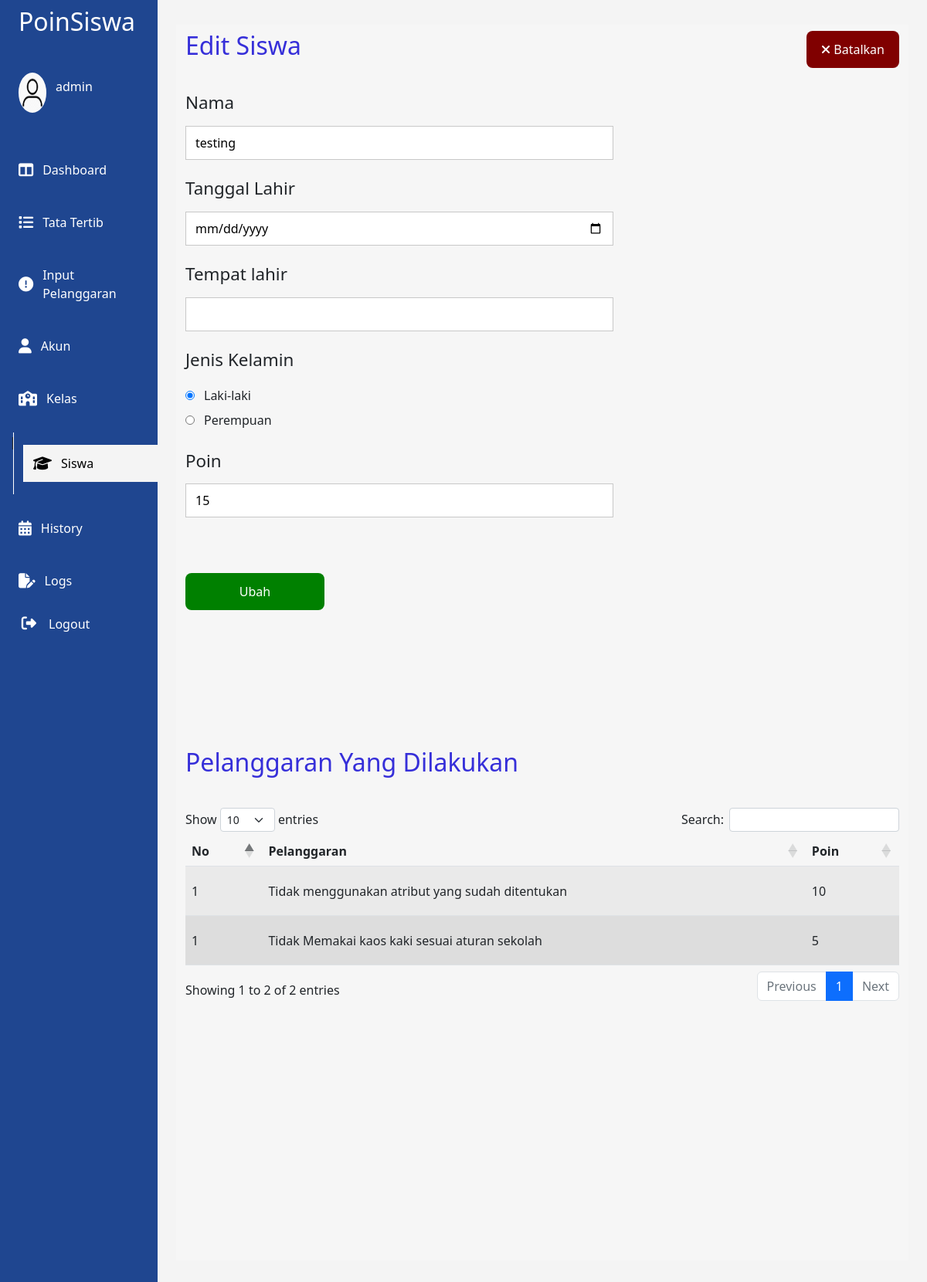
The app's page /view/editsiswa.php?c_siswa=14148&c_kelas=3399 (signed in) with its own data.
### tables this page shows
CREATE TABLE `siswa` (
  `c_kelas` int(10) NOT NULL,
  `nisn` int(10) UNSIGNED ZEROFILL NOT NULL,
  `nama` varchar(255) NOT NULL,
  `poin` int(255) NOT NULL,
  `alamat_lahir` varchar(255) NOT NULL,
  `tanggal_lahir` date NOT NULL,
  `jenis_kelamin` varchar(255) NOT NULL,
  `c_siswa` int(10) NOT NULL,
  `nama_kelas` varchar(255) NOT NULL,
  `pelanggaran` int(10) NOT NULL
);

CREATE TABLE `history` (
  `namasiswa` varchar(255) NOT NULL,
  `bentuk_pelanggaran` varchar(255) NOT NULL,
  `poin` int(255) NOT NULL,
  `tanggal` date NOT NULL,
  `id_history` int(10) NOT NULL,
  `c_siswa` int(10) NOT NULL
);

### function/readdatasiswa.php (called while the page is built, shortened)
<?php
$c_siswa = $_GET['c_siswa'];
$sql = "SELECT * FROM siswa WHERE c_siswa='$c_siswa'";
$result = mysqli_query($conn, $sql);
$sqlhistory = "SELECT * FROM history WHERE c_siswa='$c_siswa'";
$result2 = mysqli_query($conn, $sqlhistory);
?>

### view/editsiswa.php (the view, shortened to what this page needs)
<?php
require "../function/config.php";
require '../function/readdatasiswa.php';
$c_siswa = $_GET['c_siswa'];
$c_kelas = $_GET['c_kelas'];
?>
<html lang="en">
<head>
    <link rel="stylesheet" href="../css/sidebar.css">
    <link rel="stylesheet" href="../css/editsiswa.css">
    <link rel="stylesheet" href="../css/responsive.css">
    <link rel="stylesheet" href="https://cdnjs.cloudflare.com/ajax/libs/twitter-bootstrap/5.2.0/css/bootstrap.min.css">
    <link rel="stylesheet" href="https://cdnjs.cloudflare.com/ajax/libs/font-awesome/6.2.1/css/all.min.css">
    <link rel="stylesheet" href="https://cdn.datatables.net/1.13.1/css/dataTables.bootstrap5.min.css">
</head>
<body>
     <nav>
     <div class="logo">
            <div class="text-logo">
                <h2>PoinSiswa</h2>
            </div>
        </div>
        <div class="logout-container">
        </div>
    </nav>
    <main>
        <div class="sidebar" id='sidebar'>
            <ul>
                <li>
                    <div class="account">
                        <div class="imgcontainer">
                            <img src="../asset/guest1.png" alt="">
                        </div>
                        <p> <?php
                                 echo $_SESSION["nama_akun"];
                                ?></p>
                    </div>
                </li>
                <li>
                    <a href="dashboard.php" class="item-sidebar">
                        <i class="fa-solid fa-table-columns"></i>
                        Dashboard
                    </a>
                </li>
                <li>
                    <a href="tatatertib.php" class='item-sidebar '>
                        <i class="fa-solid fa-list"></i>
                        Tata Tertib
                    </a>
                </li>
                <li>
                    <a href="pelanggaran.php" class="item-sidebar">
                        <i class="fa-solid fa-circle-exclamation"></i>
                        Input Pelanggaran
                    </a>
                </li>
                <?php
                if($_SESSION["nama_akun"] == "admin" || $_SESSION["nama_akun"] == "skylakke"){
                    echo " <li>
                    <a href='guru.php' class='item-sidebar'>
                        <i class='fa-solid fa-user'></i>
                        Akun
                    </a>
                </li>";
                }
                ?>
                <li>
                    <a href="kelas.php" class="item-sidebar ">
                        <i class="fa-solid fa-school"></i>
                        Kelas
                    </a>
                </li>
                <li>
                    <span class='line-child'>|</span>
                    <a href="siswa.php" class="item-sidebar sidebar-active class-child">
                        <i class="fa-solid fa-graduation-cap"></i>
                        Siswa
                    </a>
                </li>
                <li>
                    <a href="history.php" class="item-sidebar">
                        <i class="fa-solid fa-calendar-days"></i>
                        History
                    </a>
                </li>
                <?php
                if($_SESSION["nama_akun"] == "admin" || $_SESSION["nama_akun"] == "skylakke"){
                    echo " <li>
                    <a href='logs.php' class='item-sidebar '>
                        <i class='fa-solid fa-file-pen'></i>
                        Logs
                    </a>
                </li>";
                }
                ?>
                <li>
                    <a href="../function/logout.php" class='func-logout'>
                        <button class='btn-logout'>
                            <i class="fa-solid fa-right-from-bracket"></i>
                            Logout
                        </button>
                    </a>
                </li>
            </ul>
        </div>
        <div class="main-content">
            <div class="box-container">
                <div class="button-container">
                   <h2>Edit Siswa</h2>
                   <a href="lihatsiswa.php?c_kelas=<?php echo $c_kelas ?>&c_siswa=<?php echo $c_siswa ?>">
                    <button class='button-exit'>
                        <i class="fa-solid fa-xmark"></i>
                        Batalkan
                    </button>
                   </a>
                </div>
                <div class="top-wrapper">
                    <div class="info-wrapper">
                        <?php while ($d = mysqli_fetch_assoc($result)) { ?>
                        <form action="../function/editsiswafunc.php?c_kelas=<?=$c_kelas?>&c_siswa=<?=$c_siswa?>" method="post">
                            <ul>
                                <li>
                                    <h2>Nama</h2>
                                    <input type="text" name="input_nama" id="" value='<?php echo $d['nama']  ?>'>
                                </li>
                                <li>
                                    <h2>Tanggal Lahir</h2>
                                    <input type="date" name="input_date" id=""  value='<?php echo $d['tanggal_lahir']  ?>'>
                                </li>
                                <li>
                                    <h2>Tempat lahir</h2>
                                    <input type="text" name="input_tempat" id=""  value='<?php echo $d['alamat_lahir']  ?>'>
                                </li>
                                <li class='input-radio'>
                                    <h2>Jenis Kelamin</h2>
                                    <div class="radio">
                                        <input type="radio" name="jk_button" value='Laki-Laki' <?php echo ($d["jenis_kelamin"] == "Laki-Laki")?"checked":"" ?> id="">Laki-laki
                                    </div>
                                    <div class="radio">
                                        <input type="radio" name="jk_button" value='Perempuan' <?php echo ($d["jenis_kelamin"] == "Perempuan")?"checked":"" ?> id="">Perempuan
                                    </div>
                                </li>
                                <li>
                                    <h2>Poin</h2>
                                    <input type="text" name="input_poin" id=""  value='<?php echo $d['poin']  ?>'>
                                </li>
                                <li>
                                   <input type="submit" name='btn-change' value="Ubah" class='button-edit'>
                                </li>
                            </ul>
                        </form>
                        <?php } ?>
                    </div>
                </div>
                <div class="bottom-wrapper">
                    <div class="maintable">
                        <h2>Pelanggaran Yang Dilakukan</h2>
                        <table id="tablepagination" class="table table-striped tablepagination" style="width:100%">
                            <thead>
                                <tr>
                                    <th>No</th>
                                    <th>Pelanggaran</th>
                                    <th>Poin</th>
                                </tr>
                            </thead>
                            <tbody>
                                <?php while ($row = mysqli_fetch_assoc($result2)) { ?>
                                    <tr>
                                        <td>1</td>
                                        <td><?php echo $row['bentuk_pelanggaran']; ?></td>
                                        <td><?php echo $row['poin']; ?></td>
                                    </tr>
                                <?php } ?>
                            </tbody>
                        </table>
                    </div>
                </div>
            </div>
        </div>
    </main>
</body>
</html>

### css/sidebar.css (style rules this page uses)
* { padding: 0; margin: 0; box-sizing: border-box; }
:root { --navcolor:#59b8ba; --primarycolor:#dfe6ee; }
li { list-style: none; }
a { text-decoration: none; color: white; display: flex; }
body { font-family: sans-serif; background-color: #f4f4f4 !important; overflow-x: hidden; transition: all .4s; }
nav { width: 17vw; height: 8vh; background-color:#1F4690; z-index:10; position: fixed; display: flex; flex-direction: row; }
nav .logo { width: 16vw; height: 100%; display: flex; align-items: center; color:white }
nav .logo h2 { font-size:2rem }
main { width: 100%; height: 100vh; }
.sidebar { width: 17vw; height: 100%; background-color:#1F4690; position: fixed; z-index:9; top:8vh; display: flex; padding:2vh 1vw; }
.sidebar ul { padding:0 }
.item-sidebar { width: 100%; height: 100%; transition: .4s; display: flex; align-items: center; cursor: pointer; padding:1.5vh 1vw }
.sidebar-active { background-color:#f4f4f4; color:black !important }
.sidebar-active i { color:black !important }
.sidebar li { border-radius: 12px; display: flex; align-items: center; margin-bottom: 2.5vh; }
.sidebar li i { color:white ; font-size: 1.2rem; margin-right: 1vw; }
.sidebar li h2,.sidebar li p { color:white; font-size:1rem }
.sidebar li a { text-decoration: none; color: white; display: flex; align-items: center; }
.imgcontainer { width: 3vw; height: 80%; margin-right: 1vw; }
.imgcontainer img { width: 100%; height: 100%; border-radius: 50%; }
.text-logo { width: 10vw; height: 100%; display: flex; align-items: center; padding:2vh 1vw; position: relative; left:1vw }
.account { width: 100%; height: 10vh; padding:1vh 1vw; display: flex; flex-direction: row; align-items: center; margin-bottom:2vh }
.main-content { width: 83%; height: 150vh; left:17vw; position: relative; padding:3vh 2vw; top:1vh; }
.logout-container { width: 10vw; height: 100%; display: flex; align-items: center; }
.btn-logout { width: 10vw; height: 100%; border: none; background-color: transparent; color:white }
.class-child { border-left: 1px solid white; position: relative; left:1vw }
.line-child { width: .5vw; height: 10vh; border-right: 1px solid white; }

### css/editsiswa.css (style rules this page uses)
* { padding: 0; margin: 0; box-sizing: border-box; }
:root { --navcolor:#59b8ba; --primarycolor:#dfe6ee; }
li { list-style: none; }
a { text-decoration: none; color: white; display: flex; }
body { font-family: sans-serif; background-color: #f4f4f4 !important; overflow-x: hidden; }
.box-container { width:100%; height:200vh; background-color:#f6f6f6; padding:1vh 1vw }
.top-wrapper { width: 100%; height: 94vh; margin-bottom: 12vh; display: flex; flex-direction: row; }
.info-wrapper { width: 60%; height: 100%; }
.info-wrapper li h2,.info-wrapper li p { margin:0; }
.info-wrapper ul { padding-left:0; }
.info-wrapper li { margin-bottom:3vh; }
.info-wrapper li h2 { margin-bottom:1vh; font-size:1.4rem }
.bottom-wrapper { width: 100%; height: 120vh; }
.maintable { width: 100%; height: 100%; }
.maintable td { text-align: left; height: 8vh; vertical-align: middle; }
.maintable tr:nth-child(even) { background-color:#dddddd }
.button-container { width: 100%; height: 6vh; display: flex; flex-direction: row; justify-content: space-between; margin-bottom: 4vh; }
.button-container h2 { color:#362FD9; }
.button-container a { width: 10vw; height: 100%; text-decoration: none; }
.button-edit,.button-exit { width: 15vw !important; height: 6vh !important; background-color:#008000; border-radius: 8px; color:white; border:none; margin-top:6vh }
.button-exit { margin-top: 0; background-color:#800000; width: 10vw !important; }
.maintable h2 { color:#362FD9; margin-bottom:5vh }
.info-wrapper ul li input { width: 100%; height: 4vh; }
.info-wrapper ul li input[type='text'],.info-wrapper ul li input[type='date'] { width: 100%; height: 5.5vh; border:1px solid #b0b0b0b0; padding:0.5vh 1vw }
::placeholder { color:#d1d1d1; }
.input-radio { width: 100%; display: flex; flex-direction: column; }
.info-wrapper ul li h2 { margin-bottom:2vh }
.radio { width: 100%; height: 100%; display: flex; flex-direction: row; align-items: center; }
.radio input { width: 1vw !important; height: 100%; margin-right:1vw }

### records on screen
siswa: input_nama "testing", jenis_kelamin "☑", input_poin "15"
history: bentuk_pelanggaran "Tidak menggunakan atribut yang sudah ditentukan", poin "10"
history: bentuk_pelanggaran "Tidak Memakai kaos kaki sesuai aturan sekolah", poin "5"

### other values on screen
$_SESSION["nama_akun"] "admin"
